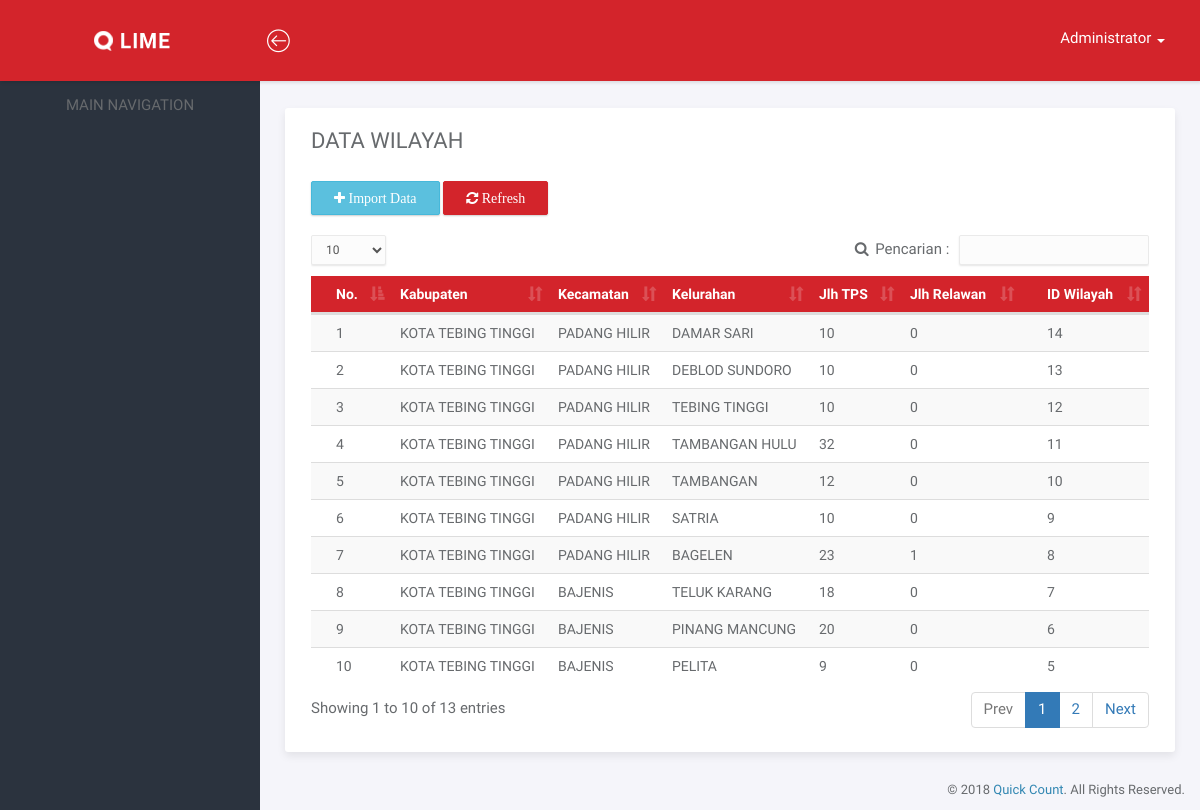
The page /index.php/tps on the database as committed earlier.
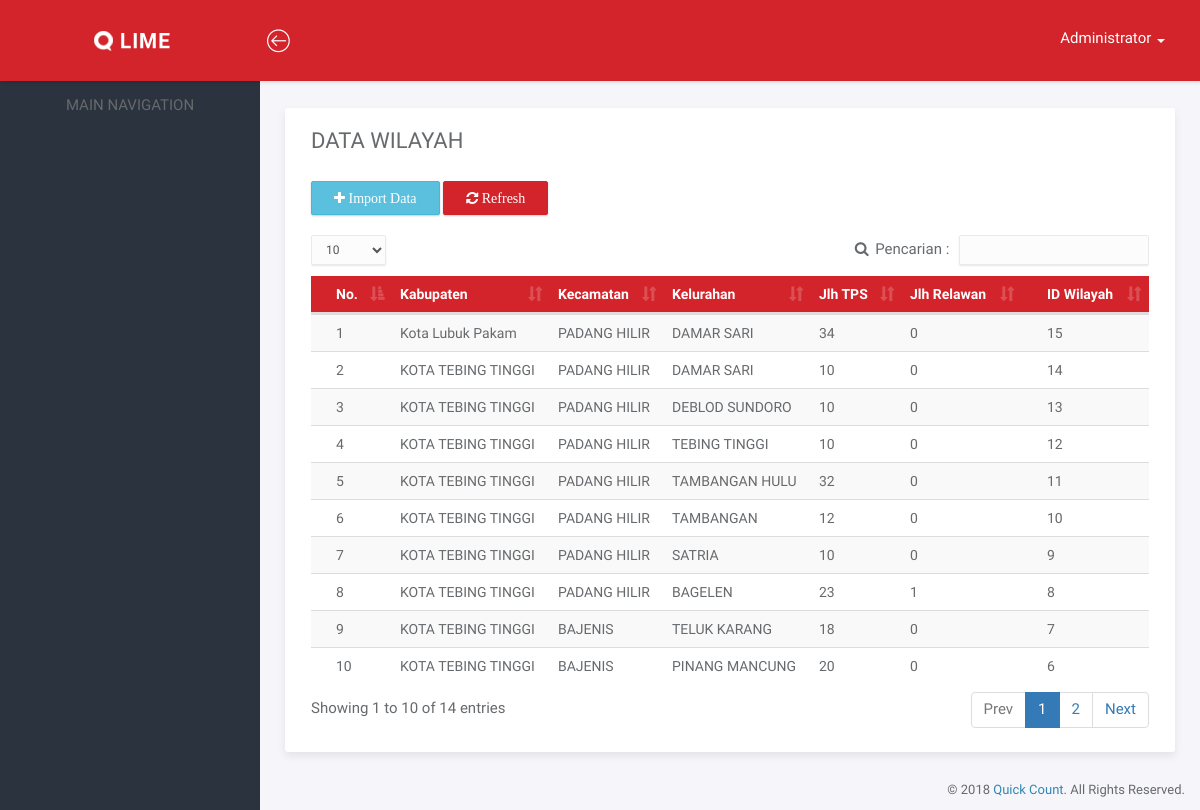
The same page on the database as committed later.
### tables this page shows
CREATE TABLE `tps` (
  `id` int(10) NOT NULL AUTO_INCREMENT,
  `kabupaten` varchar(100) NOT NULL,
  `kecamatan` varchar(100) NOT NULL,
  `kelurahan` varchar(100) NOT NULL,
  `jlhtps` int(5) NOT NULL,
  PRIMARY KEY (`id`)
);

### application/controllers/Tps.php (called while the page is built, shortened)
<?php
class Tps extends CI_Controller {
	public function __construct(){
		$this->load->model('tps_model');
	}
	public function index(){
		$data['list'] = $this->tps_model->list_data();
		$data['isi'] = "tps/page-tps";
		$data['title'] = 'Data Wilayah';
		$this->load->view('layout',$data);
	}
}

### index.php (called while the page is built, shortened)
<?php
require_once BASEPATH.'core/CodeIgniter.php';

### application/models/Tps_model.php (called while the page is built, shortened)
<?php
class Tps_model extends CI_Model {
	public function list_data(){
		$this->db->order_by('id','DESC');
		return $this->db->get('tps')->result_array();
	}
	public function jlh_relawan_tps($id){
		$this->db->where('level','relawan');
		$this->db->where('idtps',$id);
		return $this->db->get('admin')->result_array();
	}
}

### application/views/tps/page-tps.php (the view)
<div class="main-content">
		<div class="container-fluid">
			<div class="panel panel-headline">
				<div class="panel-heading">
				<h3 class="panel-title"><?php echo $title; ?></h3>
				</div>
				  <div class="panel-body">
				  	<a href="<?php echo base_url(); ?>tps/add"><button class="btn btn-info btn-action"><span class="fa fa-plus"> Import Data</span></button></a>
					<a href="#"><button class="btn btn-danger btn-action"><span class="fa fa-refresh"> Refresh</span></button></a>
					<div class="table-responsive">
							<table id="data" class="table table-striped table-hover">
								<thead>
									<th>No.</th>
									<th>Kabupaten</th>
									<th>Kecamatan</th>
									<th>Kelurahan</th>
									<th>Jlh TPS</th>
									<th>Jlh Relawan</th>
									<th>ID Wilayah</th>
								</thead>
								<tbody>
									<?php
									$i=0;
									foreach ($list as $value) {
									$jlh_relawan = count($this->tps_model->jlh_relawan_tps($value['id']));
									$i++;
									echo"
									<tr>
										<td>".$i."</td>
										<td>".$value['kabupaten']."</td>
										<td>".$value['kecamatan']."</td>
										<td>".$value['kelurahan']."</td>
										<td>".$value['jlhtps']."</td>
										<td>".$jlh_relawan."</td>
										<td>".$value['id']."</td>
									</tr>";
									}
									?>
								</tbody>
							</table>
						</div>
					</div>
				</div>
			</div>
		</div>

Rows that differ between the two databases and show on the page:
no longer on this page (row unchanged): tps: kabupaten "KOTA TEBING TINGGI", kecamatan "BAJENIS", kelurahan "PELITA", jlhtps "9", jlh_relawan "0", id "5"
added tps: kabupaten "Kota Lubuk Pakam", kecamatan "PADANG HILIR", kelurahan "DAMAR SARI", jlhtps "34", jlh_relawan "0", id "15"
Other text that changed with them:
text written by a page script: "Pencarian : Showing 1 to 10 of 13 entries Prev 1 2 Next" → "Pencarian : Showing 1 to 10 of 14 entries Prev 1 2 Next"
